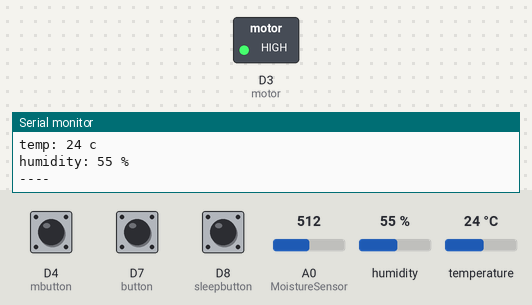
This sketch was run on a simulated ESP8266 (NodeMCU). Shown: switched loads named in the sketch (green lamp = pin HIGH), the last lines printed to the serial monitor. Inputs (shaded band) come from the test bench; at power-on: D4 (mbutton) LOW, D7 (button) HIGH, D8 (sleepbutton) LOW, A0 (MoistureSensor) = 512, humidity 55 %, temperature 24 °C. WiFi joins after 1.5 s; servers stay silent unless stated.

Above: at 3.0 s.
3.1 s: D4 (mbutton) pulled HIGH for 0.6 s
At 4.3 s:
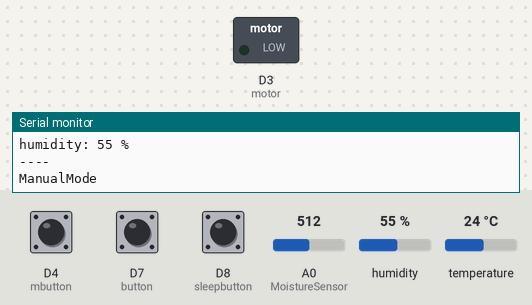
5.2 s: D7 (button) pulled LOW for 0.6 s
At 7.4 s:
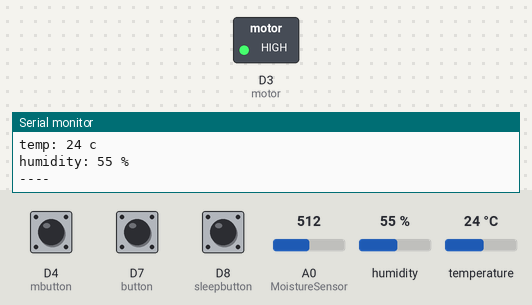
7.6 s: D7 (button) pulled LOW for 3.2 s
At 9.1 s:
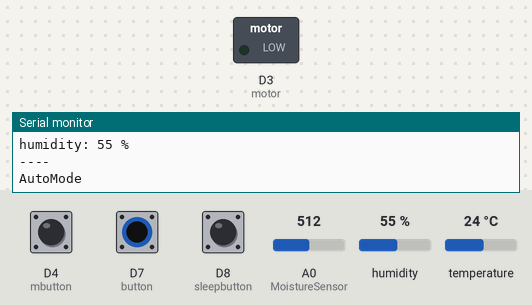
Timing chart, 0 to 13.2 s (numbered marks = the images above; inputs shaded):
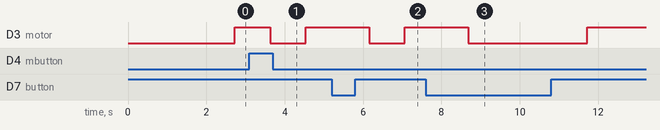

The sketch:

smartirrigation.ino
```cpp
#define BLYNK_PRINT Serial
#include <ESP8266WiFi.h>
#include <BlynkSimpleEsp8266.h>
#include <DHT.h>


char auth[] = "pfIGP8kglVfZVfRJlwMmOe00VUCSQdhO";
char ssid[] = "saikumar";
char pass[] = "9059778846";


#define DHTPIN D2
#define MoistureSensor A0
float  moisture;
#define DHTTYPE DHT11
int temp;
int humi;
DHT dht(DHTPIN,DHTTYPE);
BlynkTimer timer;
#define motor D3
#define mbutton D4
#define button D7
int buttonState;
#define Dry_soil 15
#define Wet_soil 50
#define led_motor_state V7
#define sleepbutton D8
int flag=0;

WidgetLED led1(led_motor_state);
WidgetTerminal terminal(V1);

BLYNK_WRITE(V1)
{
    terminal.write(param.getBuffer(), param.getLength());
    terminal.println();
    terminal.flush();
}

void sendSensor()
{
  float h = dht.readHumidity();
  float t = dht.readTemperature();
  float moisture = analogRead(MoistureSensor);
  moisture = map(moisture,1023,0,0,100);
  if (isnan(h) || isnan(t)) {
    Serial.println("Failed to read from DHT sensor!");
    return;
  }
  Blynk.virtualWrite(V4,moisture);
  Blynk.virtualWrite(V5,h);
  Blynk.virtualWrite(V6,t);
}

void setup()
{
  Serial.begin(9600);
  Blynk.begin(auth,ssid,pass);
  dht.begin();
  pinMode(button,INPUT);
  pinMode(MoistureSensor,INPUT);
  pinMode(motor,OUTPUT);
  timer.setInterval(1000L,sendSensor);
  terminal.flush();
}

void loop()
{
  buttonState = digitalRead(button);
  Serial.print("buttonState: ");
  Serial.println(buttonState);
  delay(50);
  terminal.print("buttonState: ");
  terminal.println(buttonState);
  delay(50);
  moisture = analogRead(MoistureSensor);
  moisture = map(moisture,1023,0,0,100);
  Serial.print("moisture: ");
  Serial.print(moisture);
  Serial.println("%");
  terminal.print("moisture: ");
  terminal.print(moisture);
  terminal.println("%");
  temp = dht.readTemperature();
  Serial.print("temp: ");
  Serial.print(temp);
  Serial.println(" c");
  terminal.print("temp: ");
  terminal.print(temp);
  terminal.println(" c");
  humi = dht.readHumidity();
  Serial.print("humidity: ");
  Serial.print(humi);
  Serial.println(" %");
  terminal.print("humidity: ");
  terminal.print(humi);
  terminal.println(" %");
  Serial.println("----");
  terminal.print("----");
  delay(300);
  if(buttonState == LOW){
      selfmode();
    }
  else{
      manualmode();
    }
   terminal.flush();
  Blynk.run();
  timer.run();
}

void selfmode(){
    Serial.println("AutoMode");
    delay(100);
    terminal.println("AutoMode");
    delay(200);
    if (moisture <= Dry_soil ){
      Serial.println("Dry land: motor should ON for a while");
      terminal.println("Dry land: motor should ON for a while");
      flag=1;
      check_status();
      }
    else if (moisture < Wet_soil){
        Serial.println("Soil is slightly wet need some watering");
        terminal.println("Soil is slightly wet need some watering");
        flag=1;
        check_status();
    }
    else if (moisture >= Wet_soil){
        Serial.println("Soil is wet no need of watering");
        terminal.println("Soil is wet no need of watering");
        Serial.println("Going to sleep mode....");
        terminal.println("Going to sleep mode....");
        flag=0;
        check_status();
        sleepmode();
      }
    else if (temp <= 30 && humi>80){
        Serial.println("No need of watering");
        terminal.println("No need of watering");
        Serial.println("Going to sleep mode....");
        terminal.println("Going to sleep mode....");
        flag=0;
        check_status();
        sleepmode();
      }
    else{
        flag=0;
        check_status();
      }
  }

 void manualmode(){
    Serial.println("ManualMode");
    delay(100);
    terminal.println("ManualMode");
    int motoronoff_button = digitalRead(mbutton);
    delay(200);
    int sleep_button = digitalRead(sleepbutton);
    delay(200);
    if (motoronoff_button == HIGH && sleep_button == LOW){
      Serial.println("Motor manually ON for a while");
      terminal.println("Motor manually ON for a while");
      turnPumpOn();
      }
    else if(motoronoff_button == LOW && sleep_button == HIGH){
      Serial.println("Going to sleep mode....");
      terminal.println("Going to sleep mode....");
      sleepmode();
      }
    else if(motoronoff_button == HIGH && sleep_button == HIGH){
      Serial.println("Please check both motor and deepsleep are pressed...");
      terminal.println("Please check both motor and deepsleep are pressed...");
      turnPumpOff();
      }
     else{
      Serial.println("Motor is in off state");
      terminal.println("Motor is in off state");
      turnPumpOff();
      }
  }
void check_status(){
  if(flag==1){
    turnPumpOn();
    }
   else if(flag==0){
    turnPumpOff();
    }
    else{
      Serial.println("Flsg Status not updating");
      terminal.println("Flsg Status not updating");
    }

  }

void turnPumpOn(){
  Blynk.notify("pump on for a while");
  led1.on();
  digitalWrite(motor,LOW);
  }
void turnPumpOff(){
  Blynk.notify("pump off");
  led1.off();
  digitalWrite(motor,HIGH);
  }
 void sleepmode(){
  Serial.println("Going to sleep for 10 secs...");
  ESP.deepSleep(10e6);
  }
```

Measured:
- after the input at 3.1 s, D3 (motor): HIGH → LOW after 0.53 s, → HIGH 0.90 s later
- after the input at 5.2 s, D3 (motor): HIGH → LOW after 0.96 s, → HIGH 0.90 s later
- after the input at 7.6 s, D3 (motor): HIGH → LOW after 1.1 s, → HIGH 3.0 s later
